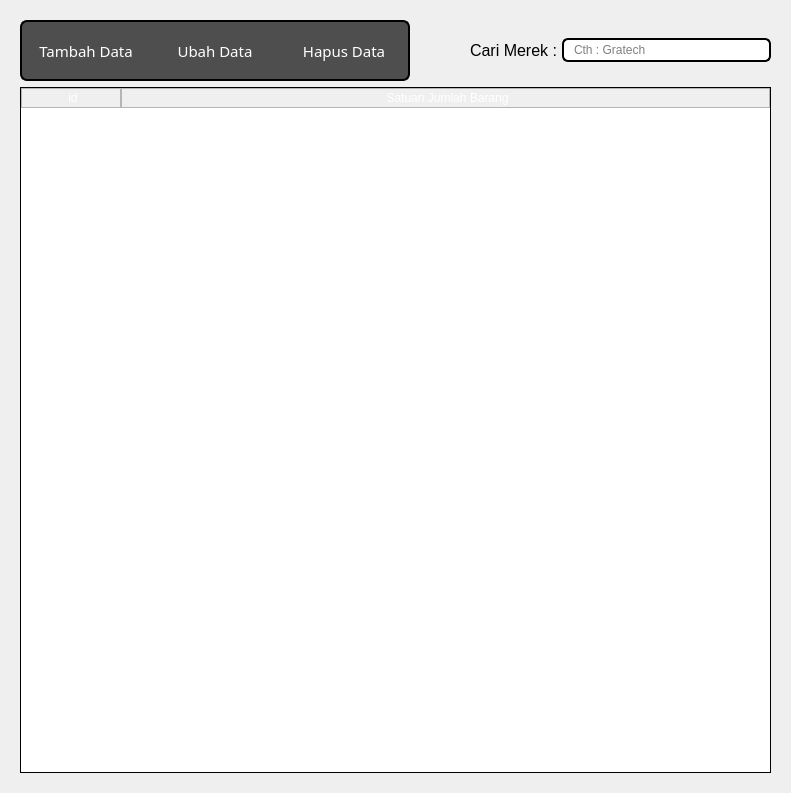
<?xml version="1.0" encoding="UTF-8"?>
<ui version="4.0">
 <class>Form</class>
 <widget class="QWidget" name="Form">
  <property name="geometry">
   <rect>
    <x>0</x>
    <y>0</y>
    <width>791</width>
    <height>793</height>
   </rect>
  </property>
  <property name="windowTitle">
   <string>Katalog - PT. Karya Graha Laboratory</string>
  </property>
  <property name="windowIcon">
   <iconset resource="../data/ui/logo.qrc">
    <normaloff>:/newPrefix/logo.png</normaloff>:/newPrefix/logo.png</iconset>
  </property>
  <layout class="QVBoxLayout" name="verticalLayout_2">
   <item>
    <widget class="QWidget" name="centralwidget" native="true">
     <layout class="QVBoxLayout" name="verticalLayout">
      <item>
       <layout class="QHBoxLayout" name="horizontalLayout">
        <property name="spacing">
         <number>0</number>
        </property>
        <item>
         <widget class="QPushButton" name="addButton">
          <property name="sizePolicy">
           <sizepolicy hsizetype="Expanding" vsizetype="Expanding">
            <horstretch>0</horstretch>
            <verstretch>0</verstretch>
           </sizepolicy>
          </property>
          <property name="maximumSize">
           <size>
            <width>130</width>
            <height>61</height>
           </size>
          </property>
          <property name="font">
           <font>
            <family>Sans Serif Collection</family>
            <pointsize>11</pointsize>
           </font>
          </property>
          <property name="styleSheet">
           <string notr="true">QPushButton {color:white; background-color:#4E4E4E;border:2px solid black;border-right:0px;
border-top-left-radius: 7px;
border-bottom-left-radius: 7px;
padding: 0 8px;}




QPushButton:hover:!pressed {
 background-color:#262626;
border-style:inset
}

QPushButton:hover {
 background-color:#171717
}


</string>
          </property>
          <property name="text">
           <string>Tambah Data</string>
          </property>
         </widget>
        </item>
        <item>
         <widget class="QPushButton" name="editButton">
          <property name="sizePolicy">
           <sizepolicy hsizetype="Expanding" vsizetype="Expanding">
            <horstretch>0</horstretch>
            <verstretch>0</verstretch>
           </sizepolicy>
          </property>
          <property name="maximumSize">
           <size>
            <width>130</width>
            <height>61</height>
           </size>
          </property>
          <property name="font">
           <font>
            <family>Sans Serif Collection</family>
            <pointsize>11</pointsize>
           </font>
          </property>
          <property name="styleSheet">
           <string notr="true">QPushButton:disabled {
    color: rgba(0,0, 0, 100)
}

QPushButton {color:white; background-color:#4E4E4E;border:2px solid black;border-right:0px;border-left:0px;
padding: 0 8px;
}

QPushButton:hover:!pressed {
 background-color: #262626;
border-style:inset
}

QPushButton:hover {
 background-color:#171717
}





QPushButton:hover {
  background-color:rgb(61, 61, 61)
}

</string>
          </property>
          <property name="text">
           <string>Ubah Data</string>
          </property>
         </widget>
        </item>
        <item>
         <widget class="QPushButton" name="deleteButton">
          <property name="sizePolicy">
           <sizepolicy hsizetype="Expanding" vsizetype="Expanding">
            <horstretch>0</horstretch>
            <verstretch>0</verstretch>
           </sizepolicy>
          </property>
          <property name="maximumSize">
           <size>
            <width>130</width>
            <height>61</height>
           </size>
          </property>
          <property name="font">
           <font>
            <family>Sans Serif Collection</family>
            <pointsize>11</pointsize>
           </font>
          </property>
          <property name="styleSheet">
           <string notr="true">QPushButton:disabled {
    color: rgba(0,0, 0, 100)
}

QPushButton {color:white; background-color:#4E4E4E;border:2px solid black;border-left:0px;border-top-right-radius: 7px;
border-bottom-right-radius: 7px;
padding: 0 8px;
}

QPushButton:hover:!pressed {
 background-color: #262626;
border-style:inset
}

QPushButton:hover {
 background-color:#171717
}
</string>
          </property>
          <property name="text">
           <string>Hapus Data</string>
          </property>
         </widget>
        </item>
        <item>
         <spacer name="horizontalSpacer">
          <property name="orientation">
           <enum>Qt::Horizontal</enum>
          </property>
          <property name="sizeType">
           <enum>QSizePolicy::Minimum</enum>
          </property>
          <property name="sizeHint" stdset="0">
           <size>
            <width>60</width>
            <height>20</height>
           </size>
          </property>
         </spacer>
        </item>
        <item>
         <widget class="QLabel" name="label">
          <property name="styleSheet">
           <string notr="true">color:black;</string>
          </property>
          <property name="text">
           <string>&lt;html&gt;&lt;head/&gt;&lt;body&gt;&lt;p&gt;&lt;span style=&quot; font-size:12pt;&quot;&gt;Cari Merek : &lt;/span&gt;&lt;/p&gt;&lt;/body&gt;&lt;/html&gt;</string>
          </property>
         </widget>
        </item>
        <item>
         <widget class="QLineEdit" name="searchField">
          <property name="styleSheet">
           <string notr="true">border: 2px solid black;
border-radius: 6px;
padding: 0 8px;
min-height: 20px ;
max-height:20px;
selection-background-color: gray;
color:black
</string>
          </property>
          <property name="text">
           <string/>
          </property>
          <property name="placeholderText">
           <string>Cth : Gratech</string>
          </property>
         </widget>
        </item>
       </layout>
      </item>
      <item>
       <widget class="QTableWidget" name="satuanTable">
        <property name="styleSheet">
         <string notr="true">QTableWidget{

border: 1px solid black ;

border-color:black;


}


QHeaderView::section {
    background-color: qlineargradient(x1:0, y1:0, x2:0, y2:1,
                                      stop:0 #616161, stop: 0.5 #000000,
                                      stop: 0.6 #000000, stop:1 #656565);
    color: white;
    padding-left: 4px;
    border: 1px solid #B5B5B5;

}


QTableWidget QTableCornerButton::section {
  background-color: qlineargradient(x1:0, y1:0, x2:0, y2:1,
                                      stop:0 #616161, stop: 0.5 #000000,
                                      stop: 0.6 #000000, stop:1 #656565); }


</string>
        </property>
        <property name="sizeAdjustPolicy">
         <enum>QAbstractScrollArea::AdjustToContents</enum>
        </property>
        <property name="editTriggers">
         <set>QAbstractItemView::NoEditTriggers</set>
        </property>
        <property name="dragDropOverwriteMode">
         <bool>false</bool>
        </property>
        <property name="selectionMode">
         <enum>QAbstractItemView::SingleSelection</enum>
        </property>
        <property name="selectionBehavior">
         <enum>QAbstractItemView::SelectRows</enum>
        </property>
        <property name="verticalScrollMode">
         <enum>QAbstractItemView::ScrollPerItem</enum>
        </property>
        <property name="showGrid">
         <bool>true</bool>
        </property>
        <property name="sortingEnabled">
         <bool>false</bool>
        </property>
        <attribute name="horizontalHeaderVisible">
         <bool>true</bool>
        </attribute>
        <attribute name="horizontalHeaderDefaultSectionSize">
         <number>100</number>
        </attribute>
        <attribute name="horizontalHeaderStretchLastSection">
         <bool>true</bool>
        </attribute>
        <column>
         <property name="text">
          <string>id</string>
         </property>
        </column>
        <column>
         <property name="text">
          <string>Satuan Jumlah Barang</string>
         </property>
        </column>
       </widget>
      </item>
     </layout>
    </widget>
   </item>
  </layout>
 </widget>
 <resources>
  <include location="../data/font/opensans.qrc"/>
  <include location="../data/ui/logo.qrc"/>
 </resources>
 <connections/>
</ui>
